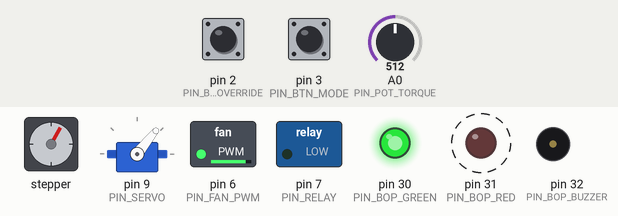
Simulated run of this sketch. Board: Arduino Mega 2560, built with avr-gcc and run on an emulated ATmega2560. Shown: stepper motor, servo, switched loads named in the sketch (green lamp = pin HIGH), output pins drawn as LEDs (lit = HIGH), buzzer (waves = sounding, pin HIGH). Wiring (inferred from the names in the program): stepper motor (2048 steps per turn assumed): coils pin 22, pin 24, pin 26, pin 28. Dashed ring = blinking. The test bench sets the inputs (shaded band); at power-on: A0 (PIN_POT_TORQUE) = 512, pin 2 (PIN_BTN_OVERRIDE) HIGH, pin 3 (PIN_BTN_MODE) HIGH. Pins used as bus, display or sensor lines are not drawn; what the sketch prints to the serial monitor is not drawn.

Above: at 1.2 s.
1.3 s: A0 (PIN_POT_TORQUE) set to 860
At 3.46 s:
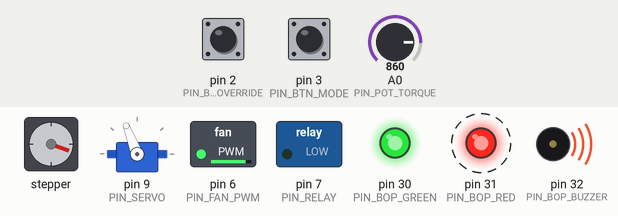
4.3 s: A0 (PIN_POT_TORQUE) set to 0
At 4.67 s:
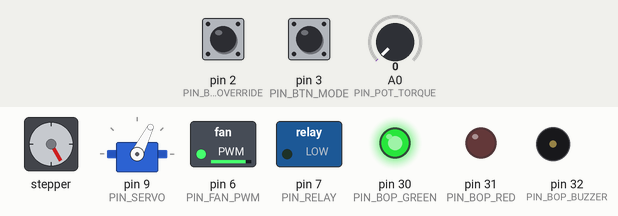
7.3 s: pin 2 (PIN_BTN_OVERRIDE) pulled LOW for 0.15 s
At 7.68 s:
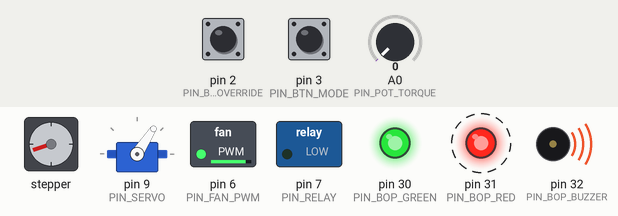
Timing chart, 0 to 16.3 s (numbered marks = the images above; inputs shaded):
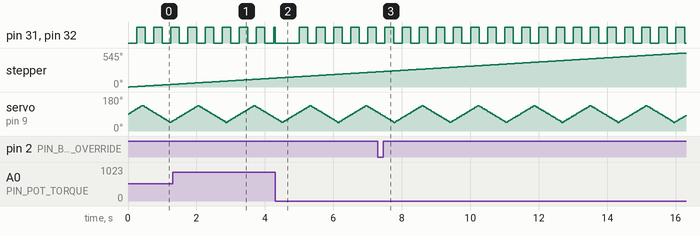

The sketch:

micro_rig.ino
```cpp
/*
 * ==============================================================================
 * Aggies Invent (ExxonMobil Challenge) — Automated Rig Power Management
 * Micro-Rig Firmware for Elegoo Mega 2560 R3
 *
 * NON-NEGOTIABLE SAFETY & ENGINEERING REQUIREMENTS:
 * 1. Tier 1 (BOP) is PERMANENTLY LOCKED ON (Pin 30 Green LED always HIGH).
 * 2. 2000 ms Serial Watchdog: If no PING/SET is received within 2000 ms,
 *    enter FAILSAFE mode: force all implements ON immediately (<1s).
 * 3. Strictly NON-BLOCKING: All timing uses millis(). NO delay() in loop().
 * 4. Zero external libraries required (uses only standard Arduino Servo.h).
 * ==============================================================================
 */

#include <Arduino.h>
#include <Servo.h>

// -----------------------------------------------------------------------------
// PIN DEFINITIONS (Elegoo Mega 2560 R3 Fixed Pin Map)
// -----------------------------------------------------------------------------
// Tier 1: Well Control / BOP & Alarms
const uint8_t PIN_BOP_GREEN   = 30;  // Green status LED (Always HIGH)
const uint8_t PIN_BOP_RED     = 31;  // Red alarm LED (Failsafe or Torque Spike)
const uint8_t PIN_BOP_BUZZER  = 32;  // Active Buzzer

// Rotary Drive: 28BYJ-48 Stepper + ULN2003 Driver
const uint8_t PIN_STEP_IN1    = 22;
const uint8_t PIN_STEP_IN2    = 24;
const uint8_t PIN_STEP_IN3    = 26;
const uint8_t PIN_STEP_IN4    = 28;

// Tier 2: Mud Agitator / Shale Shaker (SG90 Micro Servo)
const uint8_t PIN_SERVO       = 9;

// Tier 3: Ventilation / Cooling Blower (3-6V DC Motor PWM)
const uint8_t PIN_FAN_PWM     = 6;

// Tier 3: Site Lighting / Aux Bank (5V Relay Module)
const uint8_t PIN_RELAY       = 7;

// Crew Inputs
const uint8_t PIN_BTN_OVERRIDE = 2;  // Manual Override Push Button (Active LOW)
const uint8_t PIN_BTN_MODE     = 3;  // Rig Mode Cycle Push Button (Active LOW)
const uint8_t PIN_POT_TORQUE   = A0; // Downhole Torque Simulator (0 - 1023)

// -----------------------------------------------------------------------------
// HARDWARE CONFIGURATION CONSTANTS
// -----------------------------------------------------------------------------
#define RELAY_ACTIVE_LOW true   // Set to false if relay module is active-HIGH
#define FAN_PWM_SPEED 220       // PWM duty cycle (0-255) when fan is ON
#define WATCHDOG_TIMEOUT_MS 2000 // 2.0s watchdog timeout
#define TELEMETRY_INTERVAL_MS 200 // 5 Hz telemetry broadcast (200 ms)
#define STEPPER_INTERVAL_MICROS 2500 // Speed of stepper motor (2.5 ms per half-step)

// -----------------------------------------------------------------------------
// GLOBAL STATE VARIABLES
// -----------------------------------------------------------------------------
// Commanded implement states (from backend or failsafe)
bool state_rotary = true;
bool state_shaker = true;
bool state_fan    = true;
bool state_lights = true;

// Safety & System Flags
bool manual_override_active = false;
bool failsafe_active = false;
bool torque_spike_active = false;
bool mode_btn_pressed_latched = false;

// Serial Watchdog Tracking
unsigned long last_serial_rx_ms = 0;

// Timing Trackers
unsigned long last_telemetry_tx_ms = 0;
unsigned long last_servo_update_ms = 0;
unsigned long last_stepper_step_micros = 0;
unsigned long last_alarm_blink_ms = 0;

// Inputs & Debouncing
int pot_raw_value = 0;
bool last_override_btn_reading = HIGH;
unsigned long last_override_btn_debounce_ms = 0;
bool last_mode_btn_reading = HIGH;
unsigned long last_mode_btn_debounce_ms = 0;

// Actuator Objects & Variables
Servo shaker_servo;
int servo_angle = 90;
int servo_direction = 1;

// 8-step half-stepping sequence for 28BYJ-48
const uint8_t STEP_PINS[4] = {PIN_STEP_IN1, PIN_STEP_IN2, PIN_STEP_IN3, PIN_STEP_IN4};
const uint8_t HALF_STEPS[8][4] = {
  {1, 0, 0, 0},
  {1, 1, 0, 0},
  {0, 1, 0, 0},
  {0, 1, 1, 0},
  {0, 0, 1, 0},
  {0, 0, 1, 1},
  {0, 0, 0, 1},
  {1, 0, 0, 1}
};
uint8_t current_step_index = 0;

// Serial RX Buffer
char rx_line_buffer[128];
uint8_t rx_buffer_index = 0;

// -----------------------------------------------------------------------------
// HELPER FUNCTIONS
// -----------------------------------------------------------------------------
void setRelay(bool on) {
  if (RELAY_ACTIVE_LOW) {
    digitalWrite(PIN_RELAY, on ? LOW : HIGH);
  } else {
    digitalWrite(PIN_RELAY, on ? HIGH : LOW);
  }
}

void deenergizeStepper() {
  for (uint8_t i = 0; i < 4; i++) {
    digitalWrite(STEP_PINS[i], LOW);
  }
}

void stepMotor() {
  current_step_index = (current_step_index + 1) % 8;
  for (uint8_t i = 0; i < 4; i++) {
    digitalWrite(STEP_PINS[i], HALF_STEPS[current_step_index][i]);
  }
}

// -----------------------------------------------------------------------------
// SETUP
// -----------------------------------------------------------------------------
void setup() {
  Serial.begin(115200);

  // Initialize Tier 1 BOP & Alarms
  pinMode(PIN_BOP_GREEN, OUTPUT);
  pinMode(PIN_BOP_RED, OUTPUT);
  pinMode(PIN_BOP_BUZZER, OUTPUT);

  // Requirement 2.1: Tier 1 BOP Green LED is permanently LOCKED ON
  digitalWrite(PIN_BOP_GREEN, HIGH);
  digitalWrite(PIN_BOP_RED, LOW);
  digitalWrite(PIN_BOP_BUZZER, LOW);

  // Initialize Stepper Pins
  for (uint8_t i = 0; i < 4; i++) {
    pinMode(STEP_PINS[i], OUTPUT);
    digitalWrite(STEP_PINS[i], LOW);
  }

  // Initialize Fan (DC Motor PWM)
  pinMode(PIN_FAN_PWM, OUTPUT);
  analogWrite(PIN_FAN_PWM, FAN_PWM_SPEED);

  // Initialize Relay (Lights)
  pinMode(PIN_RELAY, OUTPUT);
  setRelay(true);

  // Initialize Servo (Shaker)
  shaker_servo.attach(PIN_SERVO);
  shaker_servo.write(90);

  // Initialize Inputs
  pinMode(PIN_BTN_OVERRIDE, INPUT_PULLUP);
  pinMode(PIN_BTN_MODE, INPUT_PULLUP);
  pinMode(PIN_POT_TORQUE, INPUT);

  // Seed watchdog timer to give laptop server 5 seconds to connect before failsafe
  last_serial_rx_ms = millis() + 3000;
}

// -----------------------------------------------------------------------------
// MAIN LOOP (NON-BLOCKING)
// -----------------------------------------------------------------------------
void loop() {
  unsigned long now_ms = millis();
  unsigned long now_micros = micros();

  // 1. READ ANALOG TORQUE POTENTIOMETER (PIN A0)
  pot_raw_value = analogRead(PIN_POT_TORQUE);
  torque_spike_active = (pot_raw_value > 850);

  // 2. READ & DEBOUNCE OVERRIDE BUTTON (PIN 2)
  bool reading_override = digitalRead(PIN_BTN_OVERRIDE);
  if (reading_override != last_override_btn_reading) {
    last_override_btn_debounce_ms = now_ms;
  }
  if ((now_ms - last_override_btn_debounce_ms) > 50) {
    // If button is held down (LOW), latch manual override
    if (reading_override == LOW && !manual_override_active) {
      manual_override_active = true;
    }
  }
  last_override_btn_reading = reading_override;

  // 3. READ & DEBOUNCE RIG MODE BUTTON (PIN 3)
  bool reading_mode = digitalRead(PIN_BTN_MODE);
  if (reading_mode != last_mode_btn_reading) {
    last_mode_btn_debounce_ms = now_ms;
  }
  if ((now_ms - last_mode_btn_debounce_ms) > 50) {
    if (reading_mode == LOW && last_mode_btn_reading == HIGH) {
      mode_btn_pressed_latched = true;
    }
  }
  last_mode_btn_reading = reading_mode;

  // 4. SERIAL READ & JSON PARSING
  while (Serial.available() > 0) {
    char c = Serial.read();
    if (c == '\n' || c == '\r') {
      if (rx_buffer_index > 0) {
        rx_line_buffer[rx_buffer_index] = '\0';
        parseIncomingCommand(rx_line_buffer);
        rx_buffer_index = 0;
      }
    } else {
      if (rx_buffer_index < sizeof(rx_line_buffer) - 1) {
        rx_line_buffer[rx_buffer_index++] = c;
      }
    }
  }

  // 5. 2000 MS SERIAL WATCHDOG CHECK
  if (now_ms - last_serial_rx_ms > WATCHDOG_TIMEOUT_MS) {
    // Watchdog expired! Server disconnected or crashed -> FAILSAFE MODE
    failsafe_active = true;
  } else {
    failsafe_active = false;
  }

  // 6. APPLY FAILSAFE & OVERRIDE FORCE-ON LOGIC
  bool effective_rotary = state_rotary;
  bool effective_shaker = state_shaker;
  bool effective_fan    = state_fan;
  bool effective_lights = state_lights;

  // Requirement 2.2 & 3.1: Failsafe or Override immediately energizes all implements (<1s)
  if (failsafe_active || manual_override_active) {
    effective_rotary = true;
    effective_shaker = true;
    effective_fan    = true;
    effective_lights = true;
  }

  // Always enforce Tier 1 BOP Green ON
  digitalWrite(PIN_BOP_GREEN, HIGH);

  // Alarm LED & Buzzer handling (Failsafe or Torque Spike)
  if (failsafe_active || torque_spike_active) {
    if (now_ms - last_alarm_blink_ms >= 250) {
      last_alarm_blink_ms = now_ms;
      digitalWrite(PIN_BOP_RED, !digitalRead(PIN_BOP_RED));
      digitalWrite(PIN_BOP_BUZZER, !digitalRead(PIN_BOP_BUZZER));
    }
  } else {
    digitalWrite(PIN_BOP_RED, LOW);
    digitalWrite(PIN_BOP_BUZZER, LOW);
  }

  // 7. DRIVE ROTARY STEPPER MOTOR
  if (effective_rotary) {
    if (now_micros - last_stepper_step_micros >= STEPPER_INTERVAL_MICROS) {
      last_stepper_step_micros = now_micros;
      stepMotor();
    }
  } else {
    deenergizeStepper();
  }

  // 8. DRIVE MUD AGITATOR SERVO (NON-BLOCKING OSCILLATION)
  if (effective_shaker) {
    if (now_ms - last_servo_update_ms >= 18) {
      last_servo_update_ms = now_ms;
      servo_angle += (servo_direction * 2);
      if (servo_angle >= 135) {
        servo_angle = 135;
        servo_direction = -1;
      } else if (servo_angle <= 45) {
        servo_angle = 45;
        servo_direction = 1;
      }
      shaker_servo.write(servo_angle);
    }
  } else {
    // Parked at 90 degrees in standby
    if (servo_angle != 90) {
      servo_angle = 90;
      shaker_servo.write(90);
    }
  }

  // 9. DRIVE VENTILATION FAN (PWM)
  if (effective_fan) {
    analogWrite(PIN_FAN_PWM, FAN_PWM_SPEED);
  } else {
    analogWrite(PIN_FAN_PWM, 0);
  }

  // 10. DRIVE LIGHTING RELAY
  setRelay(effective_lights);

  // 11. TRANSMIT 5 HZ TELEMETRY (EVERY 200 MS)
  if (now_ms - last_telemetry_tx_ms >= TELEMETRY_INTERVAL_MS) {
    last_telemetry_tx_ms = now_ms;
    sendTelemetry(effective_rotary, effective_shaker, effective_fan, effective_lights);
  }
}

// -----------------------------------------------------------------------------
// TELEMETRY TRANSMITTER (Mega -> Laptop @ 5 Hz)
// -----------------------------------------------------------------------------
void sendTelemetry(bool r, bool s, bool f, bool l) {
  Serial.print(F("{\"bop\":1,"));
  Serial.print(F("\"rotary\":")); Serial.print(r ? 1 : 0); Serial.print(F(","));
  Serial.print(F("\"shaker\":")); Serial.print(s ? 1 : 0); Serial.print(F(","));
  Serial.print(F("\"fan\":"));    Serial.print(f ? 1 : 0); Serial.print(F(","));
  Serial.print(F("\"lights\":")); Serial.print(l ? 1 : 0); Serial.print(F(","));
  Serial.print(F("\"pot_raw\":")); Serial.print(pot_raw_value); Serial.print(F(","));
  Serial.print(F("\"override\":")); Serial.print(manual_override_active ? F("true,") : F("false,"));
  Serial.print(F("\"failsafe\":")); Serial.print(failsafe_active ? F("true,") : F("false,"));
  Serial.print(F("\"mode_btn_pressed\":")); Serial.print(mode_btn_pressed_latched ? F("true}\n") : F("false}\n"));

  mode_btn_pressed_latched = false;
}

// -----------------------------------------------------------------------------
// COMMAND PARSER (Laptop -> Mega)
// -----------------------------------------------------------------------------
void parseIncomingCommand(char* jsonStr) {
  // Feed watchdog on any valid incoming packet from server
  last_serial_rx_ms = millis();

  // Check for PING heartbeat: {"cmd":"PING"}
  if (strstr(jsonStr, "\"PING\"") != NULL) {
    return;
  }

  // Check for SET command: {"cmd":"SET", ...}
  if (strstr(jsonStr, "\"SET\"") != NULL) {
    // Parse "rotary":1/0
    char* pRotary = strstr(jsonStr, "\"rotary\":");
    if (pRotary != NULL) {
      state_rotary = (atoi(pRotary + 9) == 1);
    }

    // Parse "shaker":1/0
    char* pShaker = strstr(jsonStr, "\"shaker\":");
    if (pShaker != NULL) {
      state_shaker = (atoi(pShaker + 9) == 1);
    }

    // Parse "fan":1/0
    char* pFan = strstr(jsonStr, "\"fan\":");
    if (pFan != NULL) {
      state_fan = (atoi(pFan + 6) == 1);
    }

    // Parse "lights":1/0
    char* pLights = strstr(jsonStr, "\"lights\":");
    if (pLights != NULL) {
      state_lights = (atoi(pLights + 9) == 1);
    }
  }
}
```

Measured:
- by itself, pin 31 (PIN_BOP_RED), pin 32 (PIN_BOP_BUZZER): alternates HIGH for 0.25 s and LOW for 0.25 s
